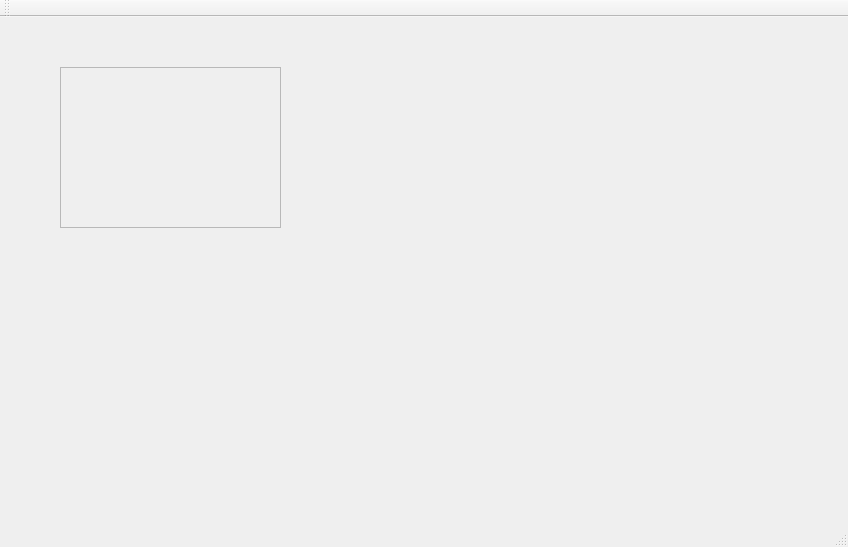
<?xml version="1.0" encoding="UTF-8"?>
<ui version="4.0">
 <class>PictureShow</class>
 <widget class="QMainWindow" name="PictureShow">
  <property name="geometry">
   <rect>
    <x>0</x>
    <y>0</y>
    <width>848</width>
    <height>547</height>
   </rect>
  </property>
  <property name="windowTitle">
   <string>PictureShow</string>
  </property>
  <widget class="QWidget" name="centralWidget">
   <widget class="PicPreConfig" name="id_widget" native="true">
    <property name="geometry">
     <rect>
      <x>10</x>
      <y>10</y>
      <width>801</width>
      <height>461</height>
     </rect>
    </property>
    <widget class="PicPreview" name="id_frame">
     <property name="geometry">
      <rect>
       <x>220</x>
       <y>290</y>
       <width>561</width>
       <height>161</height>
      </rect>
     </property>
    </widget>
    <widget class="QFrame" name="id_move_frame">
     <property name="geometry">
      <rect>
       <x>50</x>
       <y>40</y>
       <width>221</width>
       <height>161</height>
      </rect>
     </property>
     <property name="frameShape">
      <enum>QFrame::StyledPanel</enum>
     </property>
     <property name="frameShadow">
      <enum>QFrame::Raised</enum>
     </property>
    </widget>
   </widget>
  </widget>
  <widget class="QMenuBar" name="menuBar">
   <property name="geometry">
    <rect>
     <x>0</x>
     <y>0</y>
     <width>848</width>
     <height>23</height>
    </rect>
   </property>
  </widget>
  <widget class="QToolBar" name="mainToolBar">
   <attribute name="toolBarArea">
    <enum>TopToolBarArea</enum>
   </attribute>
   <attribute name="toolBarBreak">
    <bool>false</bool>
   </attribute>
  </widget>
  <widget class="QStatusBar" name="statusBar"/>
 </widget>
 <layoutdefault spacing="6" margin="11"/>
 <customwidgets>
  <customwidget>
   <class>PicPreview</class>
   <extends>QFrame</extends>
   <header location="global">picpreview.h</header>
   <container>1</container>
  </customwidget>
  <customwidget>
   <class>PicPreConfig</class>
   <extends>QWidget</extends>
   <header>picpreconfig.h</header>
   <container>1</container>
  </customwidget>
 </customwidgets>
 <resources/>
 <connections/>
</ui>
